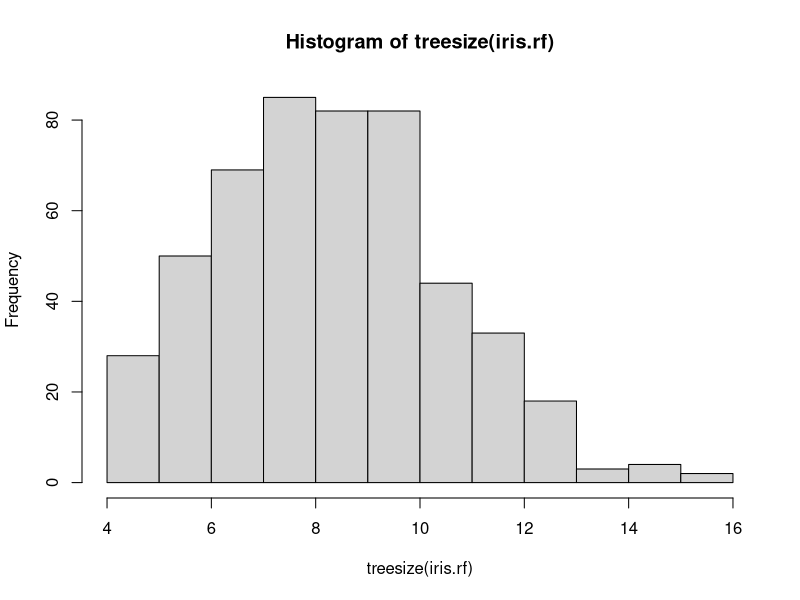

This chart was generated by the following R code:
library(randomForest)


### Name: treesize
### Title: Size of trees in an ensemble
### Aliases: treesize
### Keywords: regression classif

### ** Examples

data(iris)
iris.rf <- randomForest(Species ~ ., iris)
hist(treesize(iris.rf))
